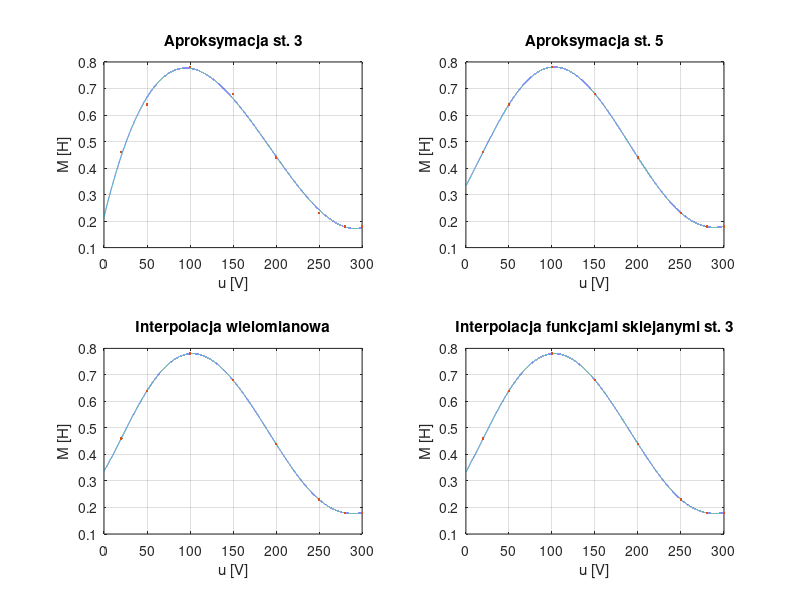

The MATLAB source for this figure: (Note: this script raises an error after producing the figure.)
function czesc2()

% Parametry
R1 = 0.1; R2 = 10; C = 0.5; L1 = 3; L2 = 5;
h = 1/128;

% M(u1)
u_values = [20, 50, 100, 150, 200, 250, 280, 300]';
M_values = [0.46, 0.64, 0.78, 0.68, 0.44, 0.23, 0.18, 0.18]';

% wielomiany interpolacyjne / aproksymacyjne
p3 = poly_approx(u_values, M_values, 3);
p5 = poly_approx(u_values, M_values, 5);
p = poly_interp(u_values, M_values);
p_deriv = polyder(p);
a = [polyval(p_deriv, u_values(1)), polyval(p_deriv, u_values(end))];
s = cubic_spline(u_values, M_values, a);

% funkcje aproksymujące / interpolujące dane
fp3 = @(u) polyval(p3, min(u, 300));
fp5 = @(u) polyval(p5, min(u, 300));
fp = @(u) polyval(p, min(u, 300));
fs = @(u) spline_val(s, u_values, min(u, 300));

% wykresy wszystkich funkcji interpolacyjnych i aproksymacyjnych
u = 0 : 0.01 : 300;
figure;
subplot(2, 2, 1);
plot(u, fp3(u), u_values, M_values, '.'); grid on;
xlabel('u [V]'); ylabel('M [H]');
title('Aproksymacja st. 3');
subplot(2, 2, 2);
plot(u, fp5(u), u_values, M_values, '.'); grid on;
xlabel('u [V]'); ylabel('M [H]');
title('Aproksymacja st. 5');
subplot(2, 2, 3);
plot(u, fp(u), u_values, M_values, '.'); grid on;
xlabel('u [V]'); ylabel('M [H]');
title('Interpolacja wielomianowa');
subplot(2, 2, 4);
plot(u, fs(u), u_values, M_values, '.'); grid on;
xlabel('u [V]'); ylabel('M [H]');
title('Interpolacja funkcjami sklejanymi st. 3');
sgtitle('Wykresy interpolacji / aproksymacji');

% wymuszenia
e_sin1 = @(t) 240 * sin(t); 
e_sin5 = @(t) 210 * sin(2 * pi * 5 * t); 
e_sin50 = @(t) 120 * sin(2 * pi * 50 * t);



function res = deriv_fun(t_i, y_i, e, fun_M)
    res_e = e(t_i);
    M = fun_M(abs(res_e - y_i(3) - y_i(1) * R1));
    D1 = (L1 / M) - (M / L2);
    D2 = (M / L1) - (L2 / M);
    A = [
        -R1 / (M * D1), R2 / (L2 * D1), -1 / (M * D1);
        -R1 / (L1 * D2), R2 / (M * D2), -1 / (L1 * D2);
        1 / C,           0,              0
    ];
    B = [1 / (M * D1); 1 / (L1 * D2); 0];
    res = A * y_i + res_e * B;
end

t = 0 : h : 30;
y_0 = [0; 0; 0];

function simulate_obwod(e, title_text)
    y1 = solve_ieuler(@(t0,y0) deriv_fun(t0, y0, e, fp3), t, h, y_0);
    y2 = solve_ieuler(@(t0,y0) deriv_fun(t0, y0, e, fp5), t, h, y_0);
    y3 = solve_ieuler(@(t0,y0) deriv_fun(t0, y0, e, fp), t, h, y_0);
    y4 = solve_ieuler(@(t0,y0) deriv_fun(t0, y0, e, fs), t, h, y_0);

    % wykresy natężenia i1
    figure;
    subplot(2, 2, 1);
    plot(t, y1(1,:)); grid on;
    xlabel('t [s]'); ylabel('i1 [A]');
    title('Aproksymacja st. 3');
    subplot(2, 2, 2);
    plot(t, y2(1,:)); grid on;
    xlabel('t [s]'); ylabel('i1 [A]');
    title('Aproksymacja st. 5');
    subplot(2, 2, 3);
    plot(t, y3(1,:)); grid on;
    xlabel('t [s]'); ylabel('i1 [A]');
    title('Interpolacja wielomianowa');
    subplot(2, 2, 4);
    plot(t, y4(1,:)); grid on;
    xlabel('t [s]'); ylabel('i1 [A]');
    title('Interpolacja funkcjami sklejanymi st. 3');
    sgtitle(title_text);
    
    % wykresy natężenia i2
    figure;
    subplot(2, 2, 1);
    plot(t, y1(2,:)); grid on;
    xlabel('t [s]'); ylabel('i2 [A]');
    title('Aproksymacja st. 3');
    subplot(2, 2, 2);
    plot(t, y2(2,:)); grid on;
    xlabel('t [s]'); ylabel('i2 [A]');
    title('Aproksymacja st. 5');
    subplot(2, 2, 3);
    plot(t, y3(2,:)); grid on;
    xlabel('t [s]'); ylabel('i2 [A]');
    title('Interpolacja wielomianowa');
    subplot(2, 2, 4);
    plot(t, y4(2,:)); grid on;
    xlabel('t [s]'); ylabel('i2 [A]');
    title('Interpolacja funkcjami sklejanymi st. 3');
    sgtitle(title_text);

    % wykresy napięcia uR2
    figure;
    subplot(2, 2, 1);
    plot(t, R2 * y1(2,:)); grid on;
    xlabel('t [s]'); ylabel('uR2 [V]');
    title('Aproksymacja st. 3');
    subplot(2, 2, 2);
    plot(t, R2 * y2(2,:)); grid on;
    xlabel('t [s]'); ylabel('uR2 [V]');
    title('Aproksymacja st. 5');
    subplot(2, 2, 3);
    plot(t, R2 * y3(2,:)); grid on;
    xlabel('t [s]'); ylabel('uR2 [V]');
    title('Interpolacja wielomianowa');
    subplot(2, 2, 4);
    plot(t, R2 * y4(2,:)); grid on;
    xlabel('t [s]'); ylabel('uR2 [V]');
    title('Interpolacja funkcjami sklejanymi st. 3');
    sgtitle(title_text);

    % wykresy napięcia uC
    figure;
    subplot(2, 2, 1);
    plot(t, y1(3,:)); grid on;
    xlabel('t [s]'); ylabel('uC [V]');
    title('Aproksymacja st. 3');
    subplot(2, 2, 2);
    plot(t, y2(3,:)); grid on;
    xlabel('t [s]'); ylabel('uC [V]');
    title('Aproksymacja st. 5');
    subplot(2, 2, 3);
    plot(t, y3(3,:)); grid on;
    xlabel('t [s]'); ylabel('uC [V]');
    title('Interpolacja wielomianowa');
    subplot(2, 2, 4);
    plot(t, y4(3,:)); grid on;
    xlabel('t [s]'); ylabel('uC [V]');
    title('Interpolacja funkcjami sklejanymi st. 3');
    sgtitle(title_text);
end

simulate_obwod(e_sin1, 'Sinusoidalne wymuszenie (240*sin(t))');
simulate_obwod(e_sin5, 'Sinusoidalne wymuszenie (210*sin(2*pi*5*t))');
simulate_obwod(e_sin50, 'Sinusoidalne wymuszenie (120*sin(2*pi*50*t))');

end


function y = solve_ieuler(f, t, h, y_0)
    n = length(t);
    y = zeros(length(y_0),n);
    y(:,1) = y_0;
    hh = h / 2;

    for k = 1:(n-1)
        t_0 = t(k);
        y_0 = y_0 + h * f(t_0 + hh, y_0 + hh * f(t_0, y_0));
        y(:,k+1) = y_0;
    end
end

function p = poly_approx(x, y, n)
    [Q,R] = qr(bsxfun(@power, x, n : -1 : 0));
    n = n + 1;
    b = Q' * y;
    p = R(1:n, 1:n) \ b(1:n);
end

function p = poly_interp(x, y)
    n = length(x) - 1;

    for st = 1 : n
        k = (n + 1) : -1 : (st + 1);
        y(k) = (y(k) - y(k - 1)) ./ (x(k) - x(k - st));
    end

    p = y(n + 1);

    for k = n : -1 : 1
        p = [p, y(k)] + [0, -x(k) * p];
    end
end

function s = cubic_spline(x, y, a)    
    n = length(x) - 1;
    h = diff(x);
    k = 2 : n;
    d = 6 * [(y(2) - y(1)) / h(1) - a(1);...
             (y(k+1) - y(k)) ./ h(k) - (y(k) - y(k-1)) ./ h(k-1);...
             (a(2) - (y(n+1) - y(n)) / h(n))];

    A = zeros(n+1, n+1);
    A(1,1) = 2 * h(1);
    A(1,2) = h(1);
    A(n+1,n) = h(n);
    A(n+1,n+1) = 2 * h(n);

    for k = 2 : n
        A(k,k-1) = h(k-1);
        A(k,k) = 2 * (h(k-1) + h(k));
        A(k,k+1) = h(k);
    end

    M = A \ d;
    s = zeros(n, 4);

    for k = 1 : n
        s(k,:) = [y(k),...
                  (y(k+1) - y(k)) / h(k) - h(k) * (2*M(k) + M(k+1)) / 6,...
                  M(k) / 2,...
                  (M(k+1) - M(k)) / (6 * h(k))];
    end
end

function yy = spline_val(s, x, xx)
    for i = 1 : (length(x) - 1)
        idx = xx >= x(i) & xx <= x(i+1);
        dx = xx(idx) - x(i);
        yy(idx) = s(i,1) + s(i,2) * dx + s(i,3) * dx.^2 + s(i,4) * dx.^3;
    end

    idx = xx < x(1);
    dx = xx(idx) - x(1);
    yy(idx) = s(1,1) + s(1,2) * dx + s(1,3) * dx.^2 + s(1,4) * dx.^3;
end